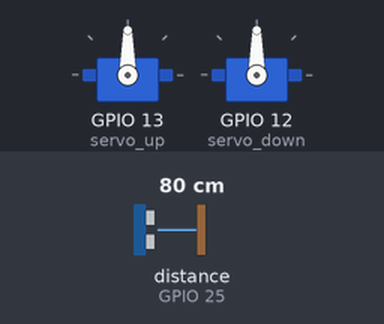
Recording of a sketch running on a simulated ESP32. Parts: 2 × servo. Wiring (inferred from the names in the program): ultrasonic range finder: trigger GPIO 33; echo GPIO 25. The test bench sets the inputs (shaded band); at power-on: distance to the obstacle (sensor on GPIO 25) 80 cm. The echo pulse lasts 58.3 µs per cm; WiFi joins after 1.5 s; servers stay silent unless stated; what the sketch prints to the serial monitor is not drawn.

Above: at 1.55 s.
At 4.2 s:
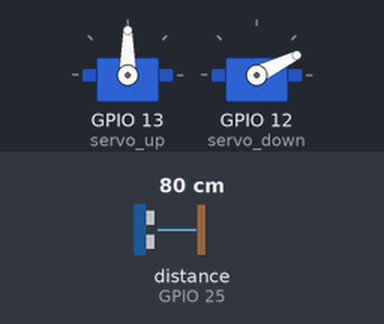
At 6.85 s:
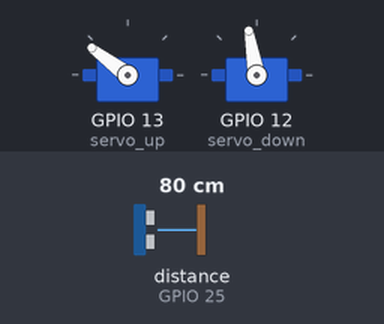
At 8.95 s:
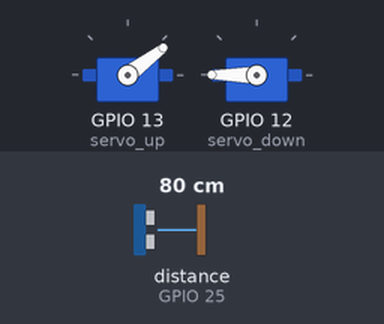
Timing chart, 0 to 11.2 s (numbered marks = the images above):
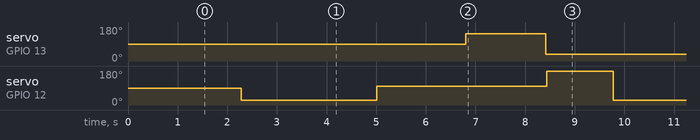

Measured:
- by itself, servo on GPIO 13 (servo_up): alternates 143° for 1.6 s and 37° for 5.9 s
- by itself, servo on GPIO 12 (servo_down): repeats every 7.5 s: 100° 3.4 s, 180° 1.3 s, 26° 2.7 s

The sketch:

MEASURING_DIMENSIONS.ino
```cpp
#include <WiFi.h>
#include <HTTPClient.h>
int area=0;
// Set our wifi name and password
const char* ssid = "AndroidShare_5544";
const char* password = "123456789";
String serverName = "https://api.thingspeak.com/update?api_key=1O0QAQHPUF36PWH0";
unsigned long lastTime = 0;
unsigned long timerDelay = 60000;

#include<ESP32Servo.h>
Servo servo_up;
Servo servo_down;

#define echoPin 25
#define trigPin 33


long duration;
int distance,cntr=0;

int l,ll,lr,w,wl,wr,h,m;

void setup() {
 // pinMode(34,INPUT);
  Serial.begin(9600);
  // servo
  servo_up.attach(13);
  servo_down.attach(12);
  //ultrasonic
  pinMode(trigPin, OUTPUT);
  pinMode(echoPin, INPUT);

  // Opens up the serial port with a baudrate of 9600 bits per second
  WiFi.begin(ssid, password); // Attempt to connect to wifi with our password
  Serial.println("Connecting"); // Print our status to the serial monitor
  // Wait for wifi to connect
  while(WiFi.status() != WL_CONNECTED) {
    delay(500);
    Serial.print(".");
  }
  Serial.println("");
  Serial.print("Connected to WiFi network with IP Address: ");
  Serial.println(WiFi.localIP());
}
void ultrasonic()
{
    digitalWrite(trigPin, LOW);
    delayMicroseconds(2);
    digitalWrite(trigPin, HIGH);
    delayMicroseconds(10);
    digitalWrite(trigPin, LOW);
    duration = pulseIn(echoPin, HIGH);
    distance = duration * 0.034 / 2; //formula to calculate the distance for ultrasonic sensor
    delay(500);
}
void loop() {
  for(int i=0;i<=181;i++)
{
   if(i==26)
   {
    servo_down.write(26);
    ultrasonic();
    ll=distance;
   }
   else if(i==100)
   {
    servo_down.write(100);
    ultrasonic();
    wl=distance;
    Serial.print("w: ");
    Serial.println(wl);
   }
    if(i==180)
   {
    servo_up.write(37);
    delay(10);
    servo_down.write(180);
    ultrasonic();
    lr=distance;
      l=ll+lr;
      Serial.print("L: ");
      Serial.println(l);
   }
  else if(i==143){
   servo_up.write(143);
   ultrasonic();
   h=distance;
   Serial.print("h: ");
   Serial.println(h);
  }

  delay(30);
}

  area= l*(wl*2)*h;
   area=area*0.01;
  Serial.print("area in m: ");
  Serial.println(area);
  if ((millis() - lastTime) > timerDelay) { // Check if its been a minute
    if(WiFi.status()== WL_CONNECTED){ // Check to make sure wifi is still connected

      sendData(area); // Call the sendData function defined below
    }
    else {
      Serial.println("WiFi Disconnected");
    }
    lastTime = millis();
  }
}
void sendData(int y){
  HTTPClient http; // Initialize our HTTP client
Serial.println(y);

  String url = serverName + "&field1=" + y; // Define our entire url

  http.begin(url.c_str()); // Initialize our HTTP request

  int httpResponseCode = http.GET(); // Send HTTP request

  if (httpResponseCode > 0){ // Check for good HTTP status code
    Serial.print("HTTP Response code: ");
    Serial.println(httpResponseCode);
  }else{
    Serial.print("Error code: ");
    Serial.println(httpResponseCode);
  }
  http.end();
}
```
